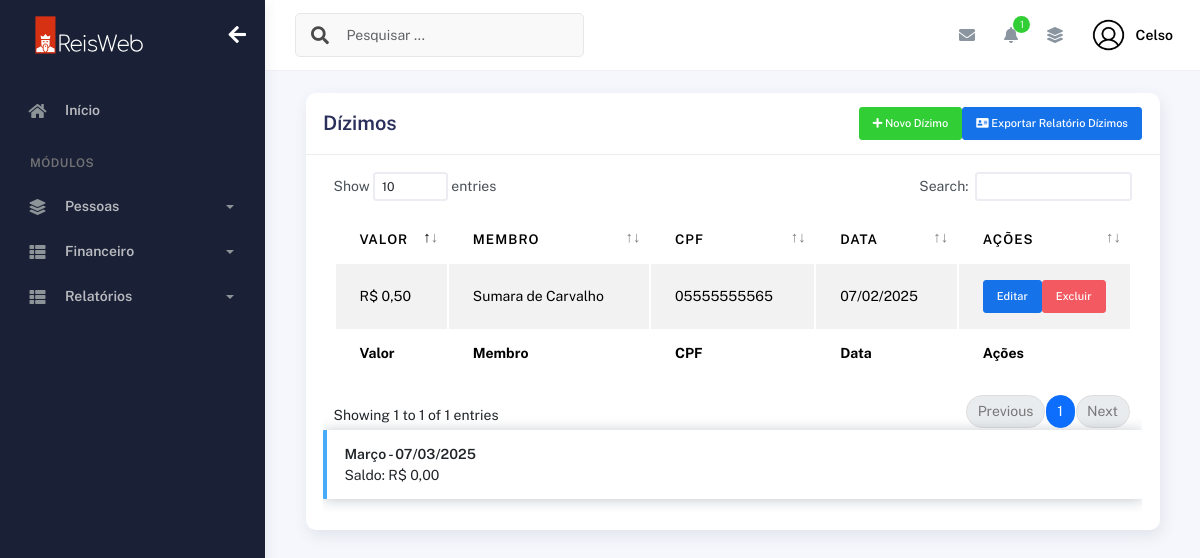
/dizimos/ (signed in), run on the app's committed database.
### plataformadizimos/models.py (models this page shows, shortened)
class Dizimos(models.Model):
    membro = models.ForeignKey(Membros, on_delete=models.CASCADE)
    valor = models.DecimalField(max_digits=10, decimal_places=2)
    data_dizimo = models.DateField(auto_now_add=True)  # Data do dízimo (preenchida automaticamente)

### plataformaigreja/models.py (models this page shows, shortened)
class Membros(models.Model):
    choices_sexo = (('F', 'Feminino'),
                    ('M', 'Masculino'))
    choices_cargo = (('A', 'Auxiliar'),
                     ('C', 'Congregado'),
                     ('Cr', 'Crianças'),
                     ('Da', 'Diaconisa'),
                     ('D', 'Diácono'),
                     ('E', 'Evangelista'),
                     ('J', 'Jovem'),
                     ('Mb', 'Membro'),
                     ('Mi', 'Missionário(a)'),
                     ('Pr', 'Pastor'),
                     ('P', 'Presbítero'))
    nome = models.CharField(max_length=50)
    sexo = models.CharField(max_length=1, choices=choices_sexo)
    cpf = models.CharField(max_length=20, blank=True, null=True)
    email = models.EmailField(blank=True, null=True)
    telefone = models.CharField(max_length=19, blank=True, null=True)
    endereco = models.CharField(max_length=100, blank=True, null=True)
    foto = models.ImageField(upload_to="img_membros", null=True, blank=True)
    data_nascimento = models.DateField(null=True, blank=True)
    data_batismo = models.DateField(null=True, blank=True)
    cargo = models.CharField(max_length=2, choices=choices_cargo)
    pastor = models.ForeignKey(
        User,
        on_delete=models.CASCADE
    )

### plataformadizimos/views.py (the view, shortened to what this page needs)
# urls.py: path('dizimos/', views.dizimos, name='dizimos'),
@login_required(login_url='/usuarios/login')
def dizimos(request):
    data_atual = datetime.now()
    mes_atual = data_atual.month
    ano_atual = data_atual.year
    dizimos = Dizimos.objects.filter(membro__pastor=request.user).order_by("-data_dizimo")
    total_dizimos = Dizimos.objects.filter(
        membro__pastor=request.user,
        data_dizimo__month=mes_atual,
        data_dizimo__year=ano_atual
    ).aggregate(Sum('valor'))['valor__sum'] or 0
    membros = Membros.objects.filter(pastor=request.user)
    return render(request, "dizimos.html", {
        "membros": membros,
        "dizimos": dizimos,
        "total_dizimos": total_dizimos,
        "data_atual": data_atual,
    })

### plataformadizimos/templates/dizimos.html (shortened to what this page needs)
{% extends "bases/base_plataformaigreja.html" %}
{% load static %}
{% block 'conteudo' %}
  <div class="container">
    <div class="page-inner">
      <div class="col-md-12">
        <div class="card">
          <div class="card-header">
            <div class="d-flex align-items-center">
              <h4 class="card-title">Dízimos</h4>
                <button
                  class="btn btn-success btn-sm ms-auto"
                  data-bs-toggle="modal"
                  data-bs-target="#addRowModal"
                >
                  <i class="fa fa-plus"></i>
                  Novo Dízimo
                </button>
                <a href="{% url 'pagina_relatorio_dizimos' %}" class="btn btn-primary btn-sm"><i class="fas fa-address-card"></i> Exportar Relatório Dízimos</a>
            </div>
          </div>
        <div class="card-body">
                    <div class="table-responsive">
                      <table
                        id="add-row"
                        class="display table table-striped table-hover"
                      >
                        <thead>
                          <tr>
                            <th>Valor</th>
                            <th>Membro</th>
                            <th>CPF</th>
                            <th>Data</th>
                            <th style="width: 10%">Ações</th>
                          </tr>
                        </thead>
                        <tfoot>
                          <tr>
                            <th>Valor</th>
                            <th>Membro</th>
                            <th>CPF</th>
                            <th>Data</th>
                            <th>Ações</th>
                          </tr>
                        </tfoot>
                        <tbody>
                          {% for dizimo in dizimos %}
                            <tr>
                              <td>R$ {{ dizimo.valor }}</td>
                              <td>{{ dizimo.membro.nome }}</td>
                              <td>{{dizimo.membro.cpf}}</td>
                              <td>{{ dizimo.data_dizimo|date:"d/m/Y" }}</td>
                              <td>
                                <div class="form-button-action">
                                  <form action="" method="POST" style="display:inline;">
                                  <a href="{% url 'editar_dizimo' dizimo.id %}">
                                  <button
                                    type="button"
                                    title="Editar"
                                    class="btn btn-primary btn-sm editar-dizimo"
                                    data-original-title="Edit Task"
                                  >
                                    Editar
                                  </button>
                                </a>
                              </form>
                                  <form action="{% url 'excluir_dizimo' dizimo.id %}" method="POST" style="display:inline;">
                                    <button
                                      type="submit"
                                      class="btn btn-danger btn-sm"
                                      onclick="return confirm('Tem certeza que deseja excluir este dízimo?')">
                                      Excluir
                                    </button>
                                  </form>
                                </div>
                              </td>
                            </tr>
                          {% endfor %}
                        </tbody>
                      </table>
                      <div class="alert alert-info">
                        <strong>{{ data_atual|date:"F" }} - {{ data_atual|date:"d/m/Y" }}</strong>
                        <br/>Saldo: R$ {{ total_dizimos|floatformat:2 }}
                      </div>
                    </div>
                  </div>
                </div>
              </div>
            </div>
          </div>
        </div>
      </div>
    </div>
{% endblock %}

### templates/bases/base.html (shortened to what this page needs)
{% load static %}
<!DOCTYPE html>
<html lang="pt-BR">
  <head>
    <link href="{% static 'geral/assets/css/bootstrap.min.css' %}" rel="stylesheet">
    <link href="{% static 'geral/assets/css/plugins.min.css' %}" rel="stylesheet">
    <link href="{% static 'geral/assets/css/kaiadmin.min.css' %}" rel="stylesheet">
    <link href="{% static 'geral/assets/css/demo.css' %}" rel="stylesheet">
  </head>
  <body>
    <div class="wrapper">
      {% if user.is_authenticated %}
        <div class="sidebar" data-background-color="dark">
          <div class="sidebar-logo">
            <div class="logo-header" data-background-color="dark">
              <a href="{% url 'dashboard_igreja' %}" class="logo">
                <img
                  src="{% static 'geral/assets/img/kaiadmin/logorw.svg'%}"
                  alt="navbar brand"
                  class="navbar-brand"
                  height="40"
                />
              </a>
              <div class="nav-toggle">
                <button class="btn btn-toggle toggle-sidebar">
                  <i class="fas fa-arrow-left"></i>
                </button>
              </div>
            </div>
          </div>
          <div class="sidebar-wrapper scrollbar scrollbar-inner">
            <div class="sidebar-content">
              <ul class="nav nav-secondary">
                <li class="nav-item">
                  <a
                    href="{% url 'dashboard_igreja' %}"
                    aria-expanded="false"
                  >
                    <i class="fas fa-home"></i>
                    <p>Início</p>
                  </a>
                </li>
                <li class="nav-section">
                  <h4 class="text-section">Módulos</h4>
                </li>
                <li class="nav-item">
                  <a data-bs-toggle="collapse" href="#base">
                    <i class="fas fa-layer-group"></i>
                    <p>Pessoas</p>
                    <span class="caret"></span>
                  </a>
                </li>
                <li class="nav-item">
                  <a data-bs-toggle="collapse" href="#sidebarLayouts">
                    <i class="fas fa-th-list"></i>
                    <p>Financeiro</p>
                    <span class="caret"></span>
                  </a>
                </li>
                <li class="nav-item">
                  <a data-bs-toggle="collapse" href="#sidebarRelatorios">
                    <i class="fas fa-th-list"></i>
                    <p>Relatórios</p>
                    <span class="caret"></span>
                  </a>
                </li>
              </ul>
            </div>
          </div>
        </div>
        <div class="main-panel">
          <div class="main-header">
            <nav
              class="navbar navbar-header navbar-header-transparent navbar-expand-lg border-bottom"
            >
              <div class="container-fluid">
                <nav
                  class="navbar navbar-header-left navbar-expand-lg navbar-form nav-search p-0 d-none d-lg-flex"
                >
                  <div class="input-group">
                    <div class="input-group-prepend">
                      <button type="submit" class="btn btn-search pe-1">
                        <i class="fa fa-search search-icon"></i>
                      </button>
                    </div>
                    <input
                      type="text"
                      placeholder="Pesquisar ..."
                      class="form-control"
                    />
                  </div>
                </nav>
                <ul class="navbar-nav topbar-nav ms-md-auto align-items-center">
                  <li class="nav-item topbar-icon dropdown hidden-caret">
                    <a
                      class="nav-link dropdown-toggle"
                      href="#"
                      id="messageDropdown"
                      role="button"
                      data-bs-toggle="dropdown"
                      aria-haspopup="true"
                      aria-expanded="false"
                    >
                      <i class="fa fa-envelope"></i>
                    </a>
                  </li>
                  <li class="nav-item topbar-icon dropdown hidden-caret">
                    <a
                      class="nav-link dropdown-toggle"
                      href="#"
                      id="notifDropdown"
                      role="button"
                      data-bs-toggle="dropdown"
                      aria-haspopup="true"
                      aria-expanded="false"
                    >
                      <i class="fa fa-bell"></i>
                      <span class="notification">1</span>
                    </a>
                  </li>
                  <li class="nav-item topbar-icon dropdown hidden-caret">
                    <a
                      class="nav-link"
                      data-bs-toggle="dropdown"
                      href="#"
                      aria-expanded="false"
                    >
                      <i class="fas fa-layer-group"></i>
                    </a>
                  </li>
                  <li class="nav-item topbar-user dropdown hidden-caret">
                    <a
                      class="dropdown-toggle profile-pic"
                      data-bs-toggle="dropdown"
                      href="#"
                      aria-expanded="false"
                    >
                      <div class="avatar-sm">
                        <img
                          src="{% static 'geral/assets/img/profile.png'%}"
                          alt="..."
                          class="avatar-img rounded-circle"
                        />
                      </div>
                      <span class="profile-username">
                        <span class="fw-bold">{{ user.first_name }}</span>
                      </span>
                    </a>
                  </li>
                </ul>
              </div>
            </nav>
          </div>
          <div class="container">
            {% block 'conteudo' %}
            {% endblock %}
    {% endif %}
  </body>
</html>

### data on the page
Dizimos: valor "0,50", membro.nome "Sumara de Carvalho", membro.cpf "05555555565", data_dizimo "07/02/2025"

### other printed values
{{ user.first_name }} "Celso"
{{ total_dizimos|floatformat:2 }} "0,00"
